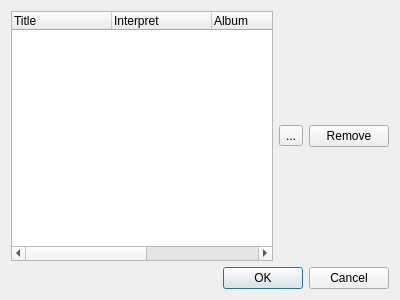
<?xml version="1.0" encoding="UTF-8"?>
<ui version="4.0">
 <class>DialogAddSongs</class>
 <widget class="QDialog" name="DialogAddSongs">
  <property name="geometry">
   <rect>
    <x>0</x>
    <y>0</y>
    <width>400</width>
    <height>300</height>
   </rect>
  </property>
  <property name="windowTitle">
   <string>Dialog</string>
  </property>
  <layout class="QGridLayout" name="gridLayout">
   <item row="0" column="1">
    <widget class="QToolButton" name="BrowseButton">
     <property name="text">
      <string>...</string>
     </property>
    </widget>
   </item>
   <item row="0" column="2">
    <widget class="QPushButton" name="RemoveButton">
     <property name="text">
      <string>Remove</string>
     </property>
    </widget>
   </item>
   <item row="1" column="0" colspan="3">
    <widget class="QDialogButtonBox" name="buttonBox">
     <property name="orientation">
      <enum>Qt::Horizontal</enum>
     </property>
     <property name="standardButtons">
      <set>QDialogButtonBox::Cancel|QDialogButtonBox::Ok</set>
     </property>
    </widget>
   </item>
   <item row="0" column="0">
    <widget class="QTreeWidget" name="treeWidget">
     <column>
      <property name="text">
       <string>Title</string>
      </property>
     </column>
     <column>
      <property name="text">
       <string>Interpret</string>
      </property>
     </column>
     <column>
      <property name="text">
       <string>Album</string>
      </property>
     </column>
     <column>
      <property name="text">
       <string>Year</string>
      </property>
     </column>
     <column>
      <property name="text">
       <string>Path</string>
      </property>
     </column>
    </widget>
   </item>
  </layout>
 </widget>
 <resources/>
 <connections>
  <connection>
   <sender>buttonBox</sender>
   <signal>accepted()</signal>
   <receiver>DialogAddSongs</receiver>
   <slot>accept()</slot>
   <hints>
    <hint type="sourcelabel">
     <x>248</x>
     <y>254</y>
    </hint>
    <hint type="destinationlabel">
     <x>157</x>
     <y>274</y>
    </hint>
   </hints>
  </connection>
  <connection>
   <sender>buttonBox</sender>
   <signal>rejected()</signal>
   <receiver>DialogAddSongs</receiver>
   <slot>reject()</slot>
   <hints>
    <hint type="sourcelabel">
     <x>316</x>
     <y>260</y>
    </hint>
    <hint type="destinationlabel">
     <x>286</x>
     <y>274</y>
    </hint>
   </hints>
  </connection>
 </connections>
</ui>
